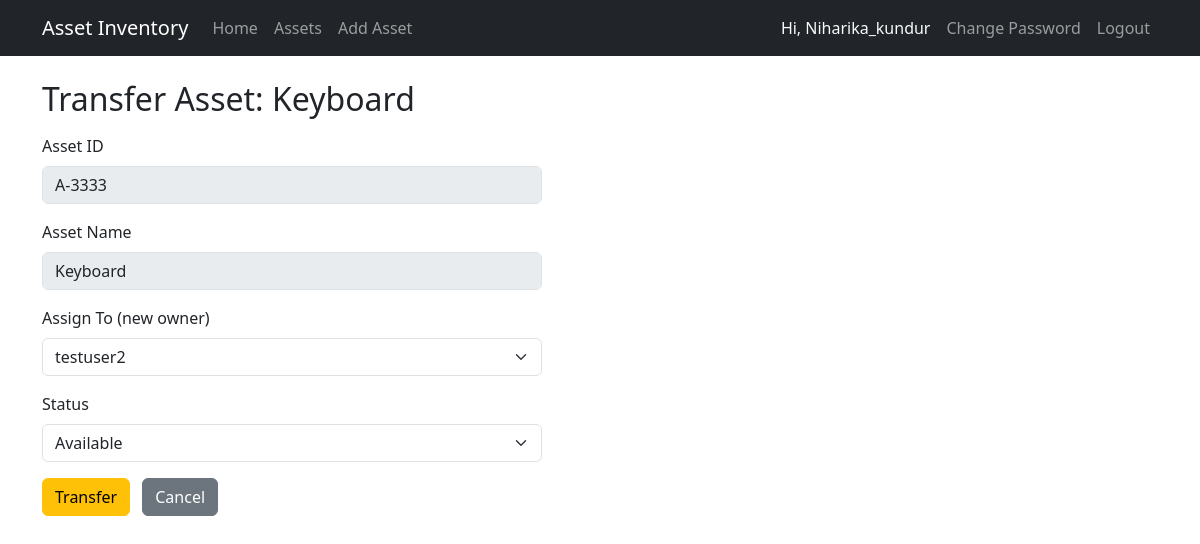
Screenshot of /edit/4/ (signed in) with the database file from the repository.
### assets/models.py (models this page shows, shortened)
class Asset(models.Model):
    asset_id = models.CharField(max_length=50, unique=True)
    asset_name = models.CharField(max_length=100)
    asset_type = models.CharField(max_length=50)
    assigned_to = models.CharField(max_length=100)
    status = models.CharField(max_length=20, default='Available')
    assigned_date = models.DateField(default=timezone.now)

### assets/views.py (the view, shortened to what this page needs)
# urls.py: path('edit/<int:asset_id>/', views.edit_asset, name='edit_asset'),
@login_required
def edit_asset(request, asset_id):
    if not request.user.is_superuser:
        return redirect('asset_list')
    asset = Asset.objects.get(id=asset_id)
    users = User.objects.all()
    return render(request, 'edit_asset.html', {'asset': asset, 'users': users})

### assets/templates/edit_asset.html (shortened to what this page needs)
{% extends 'base.html' %}
{% block content %}
<h2>Transfer Asset: {{ asset.asset_name }}</h2>
<form method="POST" class="mt-3" style="max-width: 500px;">
    <div class="mb-3">
        <label class="form-label">Asset ID</label>
        <input type="text" class="form-control" value="{{ asset.asset_id }}" disabled>
    </div>
    <div class="mb-3">
        <label class="form-label">Asset Name</label>
        <input type="text" class="form-control" value="{{ asset.asset_name }}" disabled>
    </div>
    <div class="mb-3">
        <label class="form-label">Assign To (new owner)</label>
        <select name="assigned_to" class="form-select" required>
            {% for u in users %}
            <option value="{{ u.username }}" {% if u.username == asset.assigned_to %}selected{% endif %}>{{ u.username }}</option>
            {% endfor %}
        </select>
    </div>
    <div class="mb-3">
        <label class="form-label">Status</label>
        <select name="status" class="form-select" required>
            <option value="Available">Available</option>
        </select>
    </div>
    <button type="submit" class="btn btn-warning">Transfer</button>
    <a href="{% url 'asset_list' %}" class="btn btn-secondary ms-2">Cancel</a>
</form>
{% endblock %}

### assets/templates/base.html (shortened to what this page needs)
<!DOCTYPE html>
<html lang="en">
<head>
    <link href="https://cdn.jsdelivr.net/npm/bootstrap@5.3.0/dist/css/bootstrap.min.css" rel="stylesheet">
</head>
<body>
    <nav class="navbar navbar-expand-lg navbar-dark bg-dark mb-4">
        <div class="container">
            <a class="navbar-brand" href="{% url 'home' %}">Asset Inventory</a>
            <div class="navbar-nav">
                <a class="nav-link" href="{% url 'home' %}">Home</a>
                <a class="nav-link" href="{% url 'asset_list' %}">Assets</a>
                <a class="nav-link" href="{% url 'add_asset' %}">Add Asset</a>
            </div>
            <div class="navbar-nav ms-auto">
                {% if user.is_authenticated %}
                <span class="nav-link text-light">Hi, {{ user.username }}</span>
                <a class="nav-link" href="{% url 'change_password' %}">Change Password</a>
                <form method="POST" action="{% url 'logout' %}" class="d-inline">
                    <button type="submit" class="nav-link btn btn-link" style="cursor: pointer;">Logout</button>
                </form>
                {% else %}
                <a class="nav-link" href="{% url 'login' %}">Login</a>
                {% endif %}
            </div>
        </div>
    </nav>
    <div class="container">
        {% block content %}
        {% endblock %}
    </div>
</body>
</html>

### rows the page displays
Asset: asset_name "Keyboard", asset_id "A-3333", assigned_to "testuser2"

### other values shown
{{ user.username }} "Niharika_kundur"
